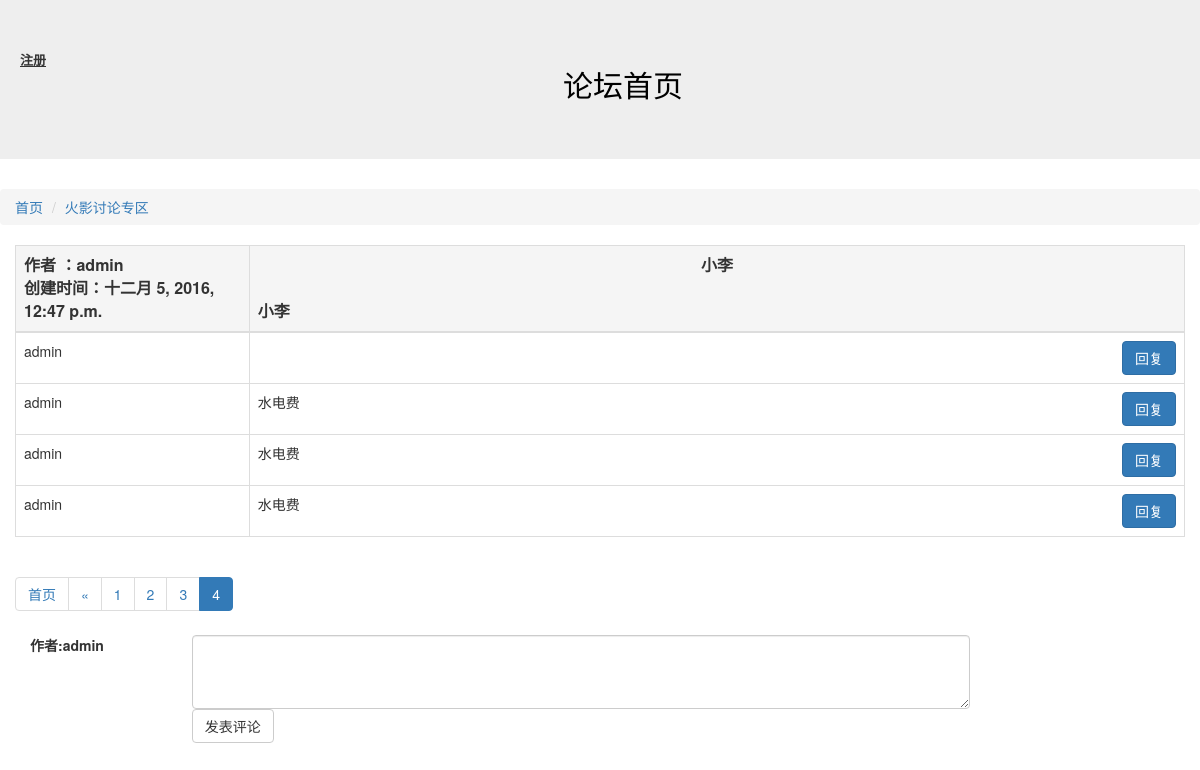
/article/detail/14?page_no=5 (signed in), run on an earlier commit of the app's database.
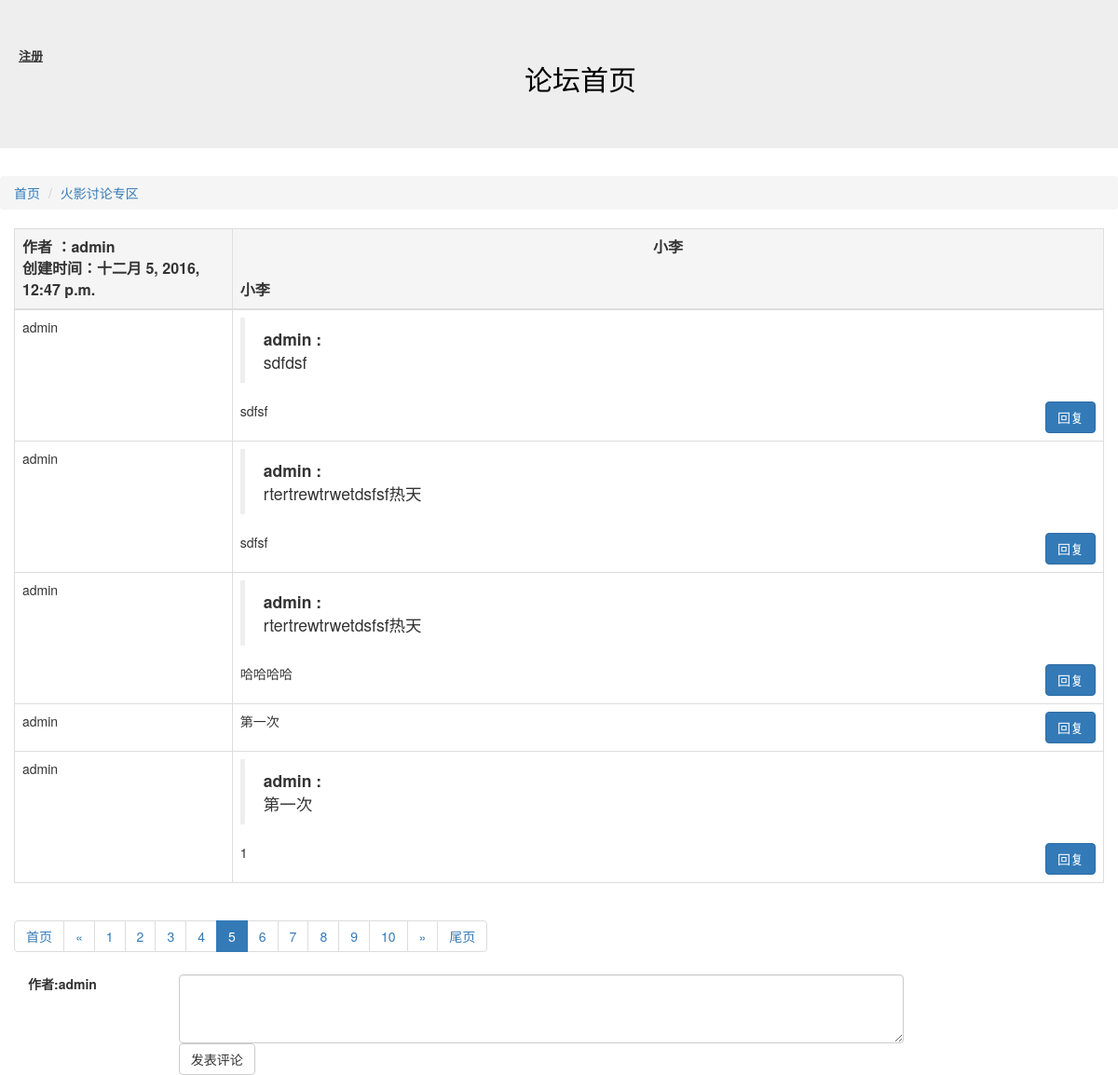
And on a later commit of the database.
### comment/models.py (models this page shows, shortened)
class Comment(models.Model):
    owner = models.ForeignKey(User,verbose_name="作者")
    article = models.ForeignKey(Article,verbose_name="文章ID")
    content = models.CharField("评论内容",max_length=10000)
    status = models.IntegerField("状态",choices=((0,"正常"),(-1,"关闭")))
    to_comment = models.ForeignKey("self",null=True,blank=True,verbose_name="被回复评论")
    create_timestamp = models.DateTimeField("创建时间",auto_now_add=True)
    last_timestamp = models.DateTimeField("最后更新时间",auto_now=True)
    class Meta:
        verbose_name = "评论"
        verbose_name_plural = "评论"

### article/views.py (the view)
# urls.py: url(r'^detail/(?P<d_id>\d+)',detail),
@login_required
def detail(request,d_id):
    d_id = int(d_id)
    article = Article.objects.get(id=d_id)
    page_no = int(request.GET.get("page_no","1"))
    all_comments = Comment.objects.filter(article=article,status=0).order_by("id")
    comments_objs,page = paginate_queryset(all_comments,page_no,5)
    return render(request,"detail.html",{"detail":article,"page":page,"comments":comments_objs})

### tools.py (called while the page is built)
def paginate_queryset(obj,page_no,cnt_per_page=10,half_show_length=5):
    p = Paginator(obj,cnt_per_page)
    if page_no > p.num_pages:
        page_no = p.num_pages
    if page_no <= 0:
        page_no = 1
    page_links = [ i for i in range(page_no - half_show_length,page_no + half_show_length+1) if i > 0 and i <= p.num_pages]
    page = p.page(page_no)
    count = p.count
    previous_link = page_links[0] -1
    next_link = page_links[-1]+1
    pagination_data = {"has_previous": previous_link > 0,
			"has_next": next_link <= p.num_pages,
			"previous_link":page_no-1,
			"next_link":page_no+1,
			"page_cnt":p.num_pages,
			"current_no":page_no,
			"page_links":page_links,
			"count":count,
}
    return (page.object_list,pagination_data)

### article/templates/detail.html (shortened to what this page needs)
{% extends "base.html" %}
{% block content %}
<ol class="breadcrumb">
  <li ><a href="/">首页</a></li>
  <li class="active"><a href="/article/list/{{ detail.block.id }}">{{ detail.block.names }}</a></li>
</ol>
<div class="col-sm-12">
<table class="table table-bordered">
        <thead>
         <th class="active" style=width:20%;font-size:16px>作者  ：{{ detail.owner }}</br> 创建时间：{{ detail.create_timestamp }}   </br></th>
         <th class="active" style=with:60%;font-size:16px><center>{{ detail.title }} </center></br> {{ detail.content }} </th>
        </thead>
        <tbody>
        {%for comment in comments %}
        <tr >
                <td>{{ comment.owner }}</td>
                <td>
	{% if comment.to_comment %}
		<blockquote>
			<b>{{ comment.to_comment.owner.username }} :</b>
			<br />
			{{ comment.to_comment.content | linebreaksbr }}
		</blockquote>
	{% endif %}
{{ comment.content | linebreaksbr }} <a href="#replyRegion" data-id="{{ comment.id }}"  class="replyBtn btn btn-primary pull-right">回复</a>  </td>
        </tr>
        {% endfor %}
        </tbody>
</table>
{% include "Pagination.html" %}
</div>
<div class="col-sm-10">
<div class="form-group">
<label for="inputEmail3" class="col-sm-2 control-label">作者:{{ request.user }}</label>
<div id="replyRegion" class="col-sm-10">
<textarea id="commentContent" class="form-control" rows="3"></textarea>
</div>
</div>
<div class="form-group">
    <div class="col-sm-offset-2 col-sm-10">
      <button id="commentBtn" type="submit" class="btn btn-default">发表评论</button>
    </div>
  </div>
</div>
{% endblock %}

What changed in the data, as far as the page shows it:
no longer on this page (row unchanged): Comment: owner "admin"
no longer on this page (row unchanged): Comment: owner "admin", content "水电费"
no longer on this page (row unchanged): Comment: owner "admin", content "水电费"
no longer on this page (row unchanged): Comment: owner "admin", content "水电费"
added Comment: owner "admin", to_comment.owner.username "admin", to_comment.content "sdfdsf", content "sdfsf"
added Comment: owner "admin", to_comment.owner.username "admin", to_comment.content "rtertrewtrwetdsfsf热天", content "sdfsf"
added Comment: owner "admin", to_comment.owner.username "admin", to_comment.content "rtertrewtrwetdsfsf热天", content "哈哈哈哈"
added Comment: owner "admin", content "第一次"
added Comment: owner "admin", to_comment.owner.username "admin", to_comment.content "第一次", content "1"
Also different on the page:
list line gone: "4"
new list line: "4"
new list line: "5"
new list line: "6"
new list line: "7"
new list line: "8"
new list line: "9"
new list line: "10"
text now shown: "» 尾页"
